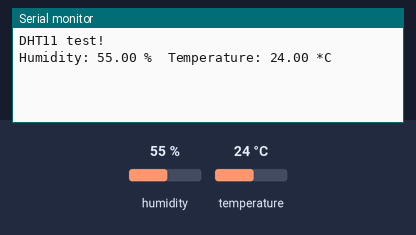
A sketch run on a simulated Arduino Uno, built with avr-gcc and run on an emulated ATmega328P. On the bench: the last lines printed to the serial monitor. The test bench sets the inputs (shaded band); at power-on: humidity 55 %, temperature 24 °C.

Above: at 1.3 s.
1.4 s: humidity set to 22 %
At 2.7 s:
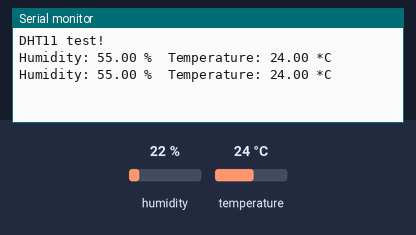
2.9 s: temperature set to 12 °C
At 4.0 s:
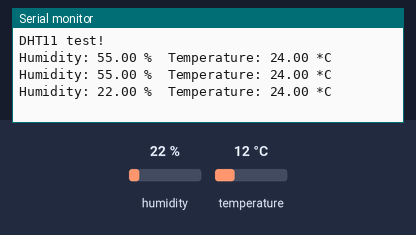
4.4 s: humidity set to 40 %
At 5.9 s:
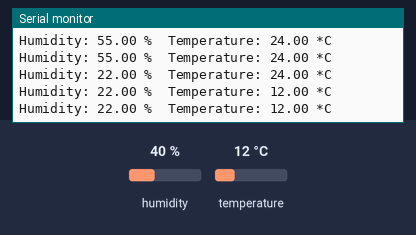
Timing chart, 0 to 7.4 s (numbered marks = the images above; inputs shaded):
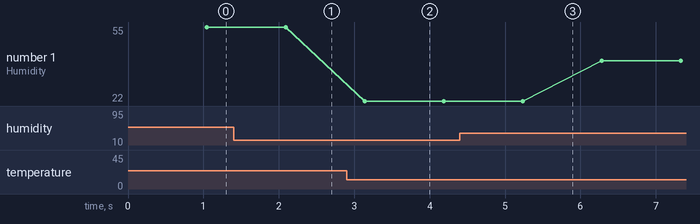

Measured:
- plotted number 1: 22 → 40 after the input at 4.4 s

The sketch:

sample.ino
```cpp
// code mau do nhiet do cho dht11

#include "DHT11.h"

#define DHTPIN 2     // what pin we're connected to

// Connect pin 1 (on the left) of the sensor to +5V
// Connect pin 2 of the sensor to whatever your DHTPIN is
// Connect pin 4 (on the right) of the sensor to GROUND
// Connect a 10K resistor from pin 2 (data) to pin 1 (power) of the sensor

DHT11 dht(DHTPIN);

void setup() {
  Serial.begin(9600);
  Serial.println("DHT11 test!");

  dht.begin();
}

void loop() {
  // Reading temperature or humidity takes about 250 milliseconds!
  // Sensor readings may also be up to 2 seconds 'old' (its a very slow sensor)
  float h = dht.readHumidity();
  float t = dht.readTemperature();

  // check if returns are valid, if they are NaN (not a number) then something went wrong!
  if (isnan(t) || isnan(h)) {
    Serial.println("Failed to read from DHT");
  } else {
    Serial.print("Humidity: ");
    Serial.print(h);
    Serial.print(" %\t");
    Serial.print("Temperature: ");
    Serial.print(t);
    Serial.println(" *C");
  }
}
```
